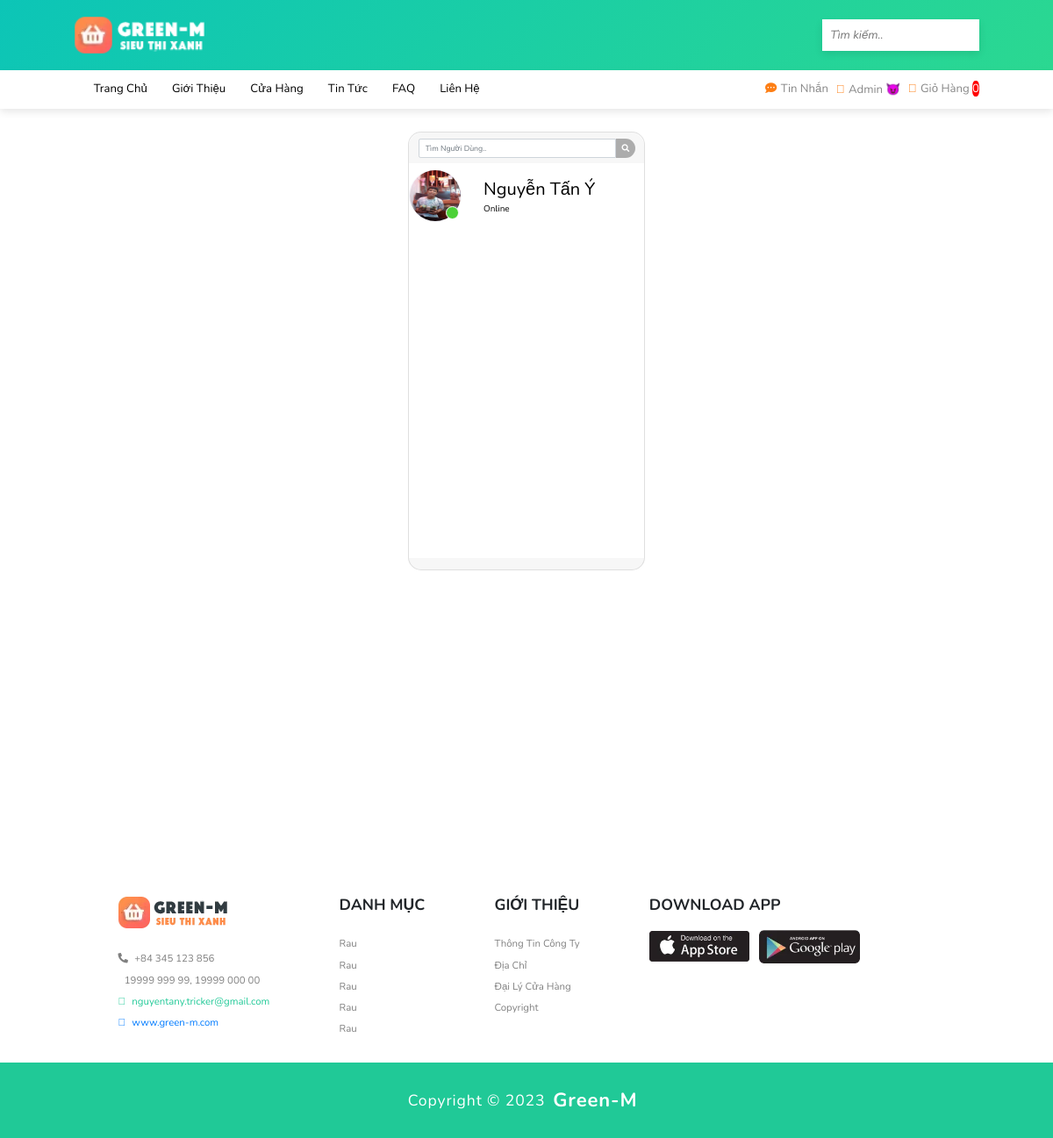
Screenshot of /public/index.php?act=message (signed in) with the database file from the repository.
### tables this page shows
CREATE TABLE `messages` (
  `mess_id` int(123) NOT NULL,
  `mess_content` longblob NOT NULL,
  `mess_status` varchar(15) NOT NULL DEFAULT 'Chưa xem',
  `account_from` int(123) NOT NULL,
  `account_to` int(123) NOT NULL,
  `reg_time` timestamp NOT NULL DEFAULT current_timestamp()
);

CREATE TABLE `account` (
  `account_id` int(123) NOT NULL,
  `account_name` longblob NOT NULL,
  `account_address` varchar(80) NOT NULL,
  `account_number_pay` varchar(30) NOT NULL,
  `account_pay` varchar(15) NOT NULL,
  `account_avt` varchar(299) NOT NULL DEFAULT 'view/images/account/user.png',
  `account_username` varchar(30) NOT NULL,
  `account_email` varchar(40) NOT NULL,
  `account_verified_mail` varchar(15) NOT NULL DEFAULT 'Chưa xác thực',
  `account_phone` varchar(10) NOT NULL,
  `account_pass` varchar(100) NOT NULL,
  `account_position` varchar(20) NOT NULL DEFAULT 'Khách hàng',
  `account_notify` varchar(100) NOT NULL,
  `account_status` varchar(30) NOT NULL DEFAULT 'Offline',
  `time_reg` timestamp NOT NULL DEFAULT current_timestamp()
);

### public/model_dao/connect.php (called while the page is built, shortened)
<?php
    class dao_con {
        function conn_db() {
            $sqlServer = "mysql:host=localhost; dbname=green_m8683";
            $username = "root";
            $password = "";
            try {
                $conn = new PDO($sqlServer, $username, $password);
                $conn->setAttribute(PDO::ATTR_ERRMODE, PDO::ERRMODE_EXCEPTION);
            } catch(PDOException $e) {
                echo 'Ket noi database that bai do ' . $e->getMessage();
            }
            return $conn;
        }
        function conn_show_all($sql) {
            $conn = $this->conn_db();
            $sqlBindParam = array_slice(func_get_args(), 1);
            try {
                $stmt = $conn->prepare($sql);
                $stmt->execute($sqlBindParam);
                $ketqua = $stmt->fetchAll();
                return $ketqua;
            } catch (PDOException $e) {
                throw $e;
            } finally {
                unset($conn);
            }
        }
    }
?>

### public/model_dao/message.php (called while the page is built, shortened)
<?php
    include_once "connect.php";
    class mess_lass extends dao_con {
        function show_mess_to($a) {
            $sql = "SELECT messages.*, account.account_avt AS avt_user, account.account_name AS name_user, account.account_status as status_user
                FROM messages
                JOIN account ON messages.account_to = account.account_id
                WHERE messages.account_from = ? ORDER BY messages.mess_id DESC
            ";
            return $this->conn_show_all($sql, $a);
        }
    }
?>

### public/view/message.php (the view, shortened to what this page needs)
<br> <br>
<div class="container-fluid h-100">
    <div class="row justify-content-center h-100">
        <div class="col-md-4 col-xl-3 chat">
            <div class="card mb-sm-3 mb-md-0 contacts_card">
                <div class="card-header">
                    <div class="input-group">
                        <input type="text" placeholder="Tìm người dùng.." name="" class="form-control search-name-mess">
                        <div class="input-group-prepend">
                            <span class="input-group-text search_btn"><i class="fas fa-search"></i></span>
                        </div>
                    </div>
                </div>
                <div class="card-body contacts_body">
                    <ul class="contacts">
                        <?php
                        $chua = array();
                        foreach ($show_mess_to as $items) {
                            extract($items);
                            if(!in_array($name_user, $chua)) {
                                $chua[] = $name_user;
                                echo '
                                <a href="?act=mess_chat&from=' . $account_from . '&to=' . $account_to . '" class="btn-mess">
                                    <li>
                                        <div class="d-flex bd-highlight">
                                            <div class="img_cont">
                                                <img src="' . $avt_user . '" class="rounded-circle user_img">
                                                ';
                                if ($status_user == "Online") {
                                    echo '<span class="online_icon"></span>';
                                } else {
                                    echo '<span class="offline-icon"></span>';
                                }
                                echo '
                                                    </div>
                                                    <div class="user_info">
                                                        <span style="color: black;">' . $name_user . '</span>
                                                        <p style="color: black;">' . $status_user . '</p>
                                                    </div>
                                                </div>
                                            </li>
                                        </a>
                                        <br>
                                    ';
                            }
                        }
                        ?>
                    </ul>
                </div>
                <div class="card-footer"></div>
            </div>
        </div>
    </div>
</div>

### public/view/css/style.css (style rules this page uses)
:root { --red: #dc3545; --orange: #fd7e14; --green: #28a745; --teal: #20c997; --info: #17a2b8; --blue: #007bff; --primary: #ff253a; }
* { margin: 0; padding: 0; box-sizing: border-box; outline: none; text-transform: capitalize; font-family: 'Nunito', sans-serif; text-decoration: none; border: none; transition: all .3s linear; }
html { font-size: 62.5%; overflow-x: hidden; scroll-behavior: smooth; scroll-padding-top: 6.5rem; }
body { background: #eff7fa; color: #888; }
@media (max-width: 1200px) { html { font-size: 55%; } }
.card { background-clip: padding-box; box-shadow: 0 1px 4px rgba(24, 28, 33, 0.012); }

### public/view/css/media.css (style rules this page uses)
@media (max-width: 1200px) { html { font-size: 55%; } }

### public/view/message.php (style rules this page uses)
.chat { margin-bottom: auto; }
.card { height: 500px; border-radius: 15px !important; }
.contacts_body { padding: 0.75rem 0 !important; overflow-y: auto; white-space: nowrap; }
.card-header { border-radius: 15px 15px 0 0 !important; border-bottom: 0 !important; }
.card-footer { border-radius: 0 0 15px 15px !important; border-top: 0 !important; }
.search_btn { border-radius: 0 15px 15px 0 !important; background-color: rgba(0, 0, 0, 0.3) !important; border: 0 !important; color: white !important; cursor: pointer; }
.contacts { list-style: none; padding: 0; }
.user_img { height: 60px; width: 60px; border: 1.5px solid #f5f6fa; }
.img_cont { position: relative; height: 70px; width: 70px; }
.online_icon { position: absolute; height: 15px; width: 15px; background-color: #4cd137; border-radius: 50%; bottom: 13px; right: 13px; border: 1.5px solid white; }
.user_info { margin-top: auto; margin-bottom: auto; margin-left: 15px; }
.user_info span { font-size: 20px; color: white; }
.user_info p { font-size: 10px; color: rgba(255, 255, 255, 0.6); }

### rows the page displays
messages: account_to.account_avt (picture), account_to.account_name "Nguyễn Tấn Ý", account_to.account_status "Online"

### other values shown
$_SESSION['83x86']['account_name'] "Admin 😈"
